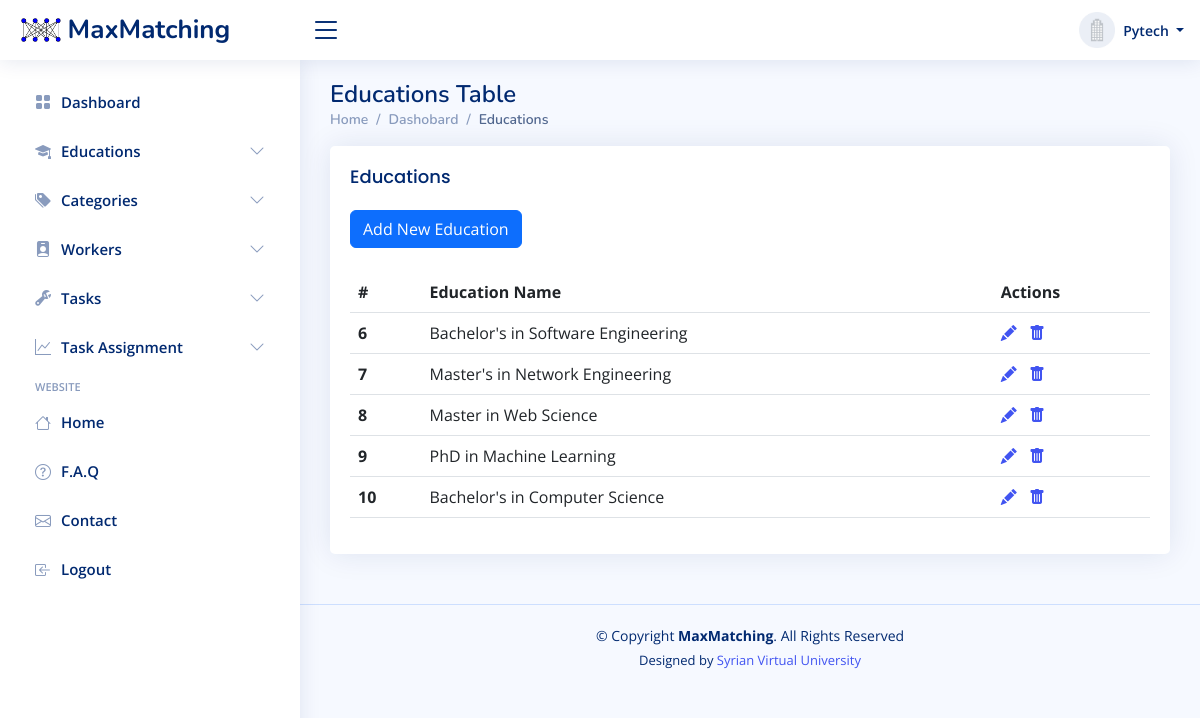
Page /educations/ (signed in) on the earlier database version.
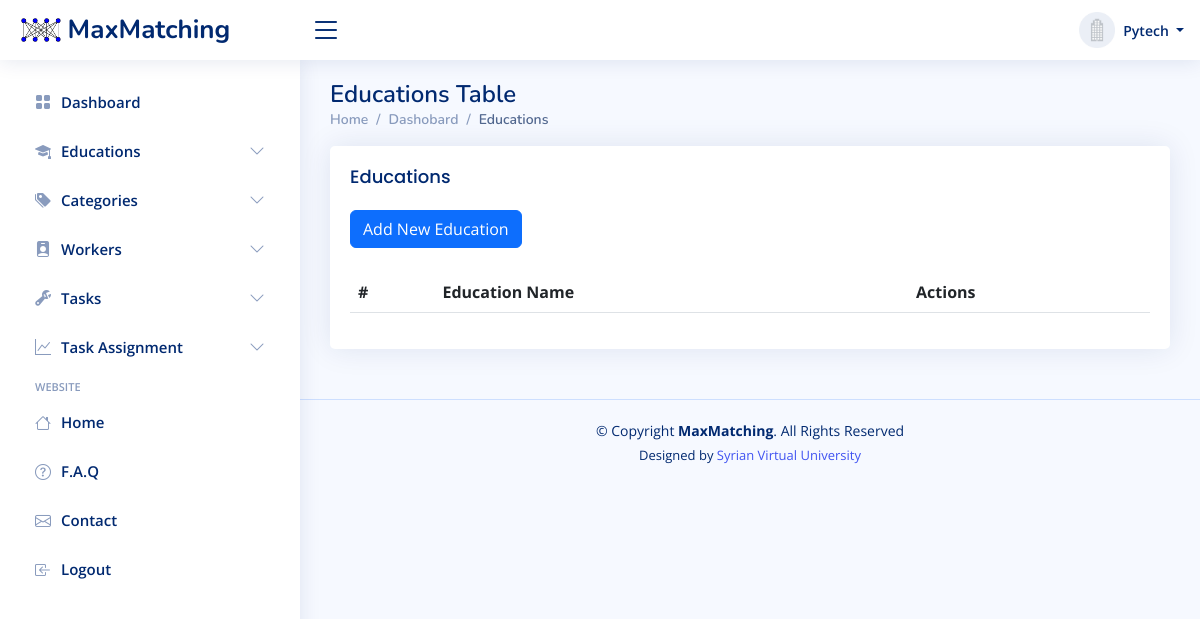
Same page on the later database version.
### app/educations/models.py (models this page shows, shortened)
class Education(models.Model):
    name = models.CharField(max_length=255, blank=False, null=False)
    user = models.ForeignKey(User, on_delete=models.CASCADE)
    created_on_datetime = models.DateTimeField(auto_now_add=True, db_index=True)
    updated_on_datetime = models.DateTimeField(auto_now=True, db_index=True)

### app/educations/views.py (the view)
# urls.py: path('', views.EducationListView.as_view(), name='list'),
@method_decorator(login_required, name='dispatch')
class EducationListView(generic.ListView):
    model = Education
    template_name = "education/list-educations.html"
    def get_queryset(self):
        qs = super().get_queryset()
        qs = qs.filter(user=self.request.user).order_by('created_on_datetime')
        return qs

### app/templates/education/list-educations.html
{% extends "dashboard-base.html" %}
{% block content %}
    <main id="main" class="main">
        <div class="pagetitle">
            <h1>Educations Table</h1>
            <nav>
                <ol class="breadcrumb">
                    <li class="breadcrumb-item"><a href={% url 'home' %}>Home</a></li>
                    <li class="breadcrumb-item"><a href={% url 'management:dashboard' %}>Dashobard</a></li>
                    <li class="breadcrumb-item active">Educations</li>
                </ol>
            </nav>
        </div>
        <section class="section">
            <div class="row">
                <div class="col-lg-12">
                    <div class="card">
                        <div class="card-body">
                            <h5 class="card-title">Educations</h5>
                            <a href="{% url 'educations:create' %}">
                                <button type="submit" class="btn btn-primary">Add New Education</button>
                            </a>
                            <br>
                            <br>
                            <table class="table datatable">
                                <thead>
                                <tr>
                                    <th scope="col" data-sortable="false">#</th>
                                    <th scope="col" data-sortable="false">Education Name</th>
                                    <th scope="col" data-sortable="false">Actions</th>
                                </tr>
                                </thead>
                                <tbody>
                                {% for education in object_list %}
                                    <tr>
                                        <th scope="row">{{ education.id }}</th>
                                        <td>{{ education.name }}</td>
                                        <td>
                                            <a href={% url 'educations:update' education.id %}>
                                                <i class="bi bi-pencil-fill"></i></a>&nbsp;&nbsp;
                                            <a href={% url 'educations:delete' education.id %}>
                                                <i class="bi bi-trash-fill"></i></a>
                                        </td>
                                    </tr>
                                {% endfor %}
                                </tbody>
                            </table>
                        </div>
                    </div>
                </div>
            </div>
        </section>
    </main>
{% endblock content %}

Differences in the rows shown:
removed Education: id "6", name "Bachelor's in Software Engineering"
removed Education: id "7", name "Master's in Network Engineering"
removed Education: id "8", name "Master in Web Science"
removed Education: id "9", name "PhD in Machine Learning"
removed Education: id "10", name "Bachelor's in Computer Science"
